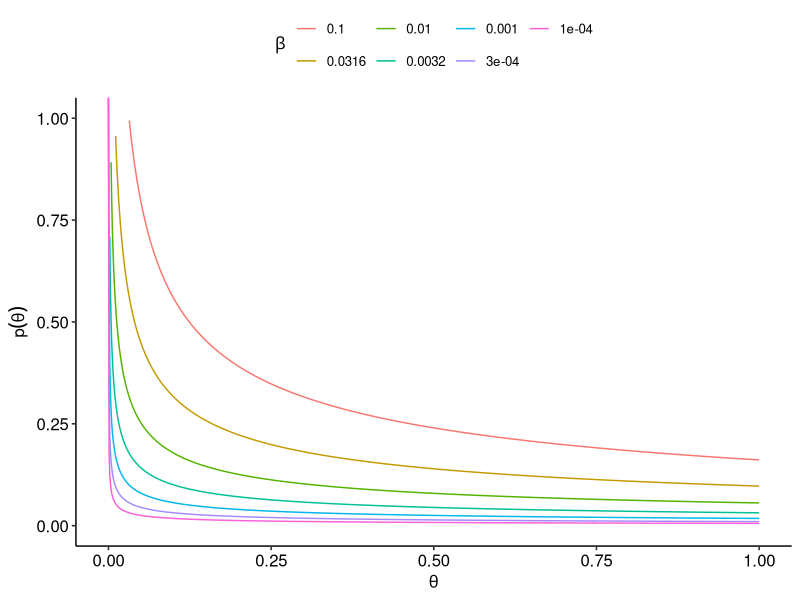

Source code (R):
## ---- chunk 1
# pacotes do R utilizados
library(tidyverse)
library(ggpubr)
## ---- chunk 2
knitr::opts_chunk$set(echo = TRUE)
## ---- chunk 3
df <- NULL
theta <- seq(0, 1, 0.001)

for (i in seq(1, 4, 0.5)) {
  tmp <- tibble(x = theta,
                y = dgamma(theta, 1/2, 10^(-i)),
                beta = as.factor(round(10^(-i), 4)))
  df <- rbind(df, tmp)
}
df %>% ggplot() + geom_line(aes(x = x, y = y, color = beta)) +
  scale_y_continuous(limits = c(0,1)) + labs(color= expression(beta)) +
  xlab(expression(theta)) + ylab(expression(p(theta))) +
  theme_pubr()

